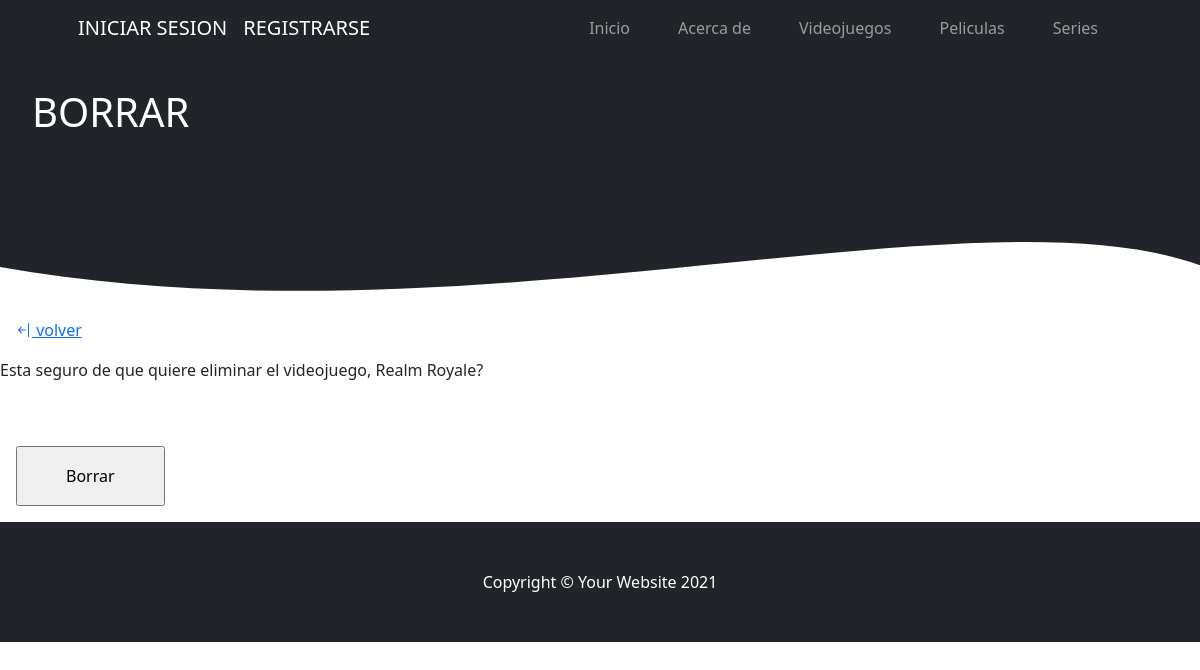
/entretenimiento/videojuegos/12/borrar, run on an earlier commit of the app's database.
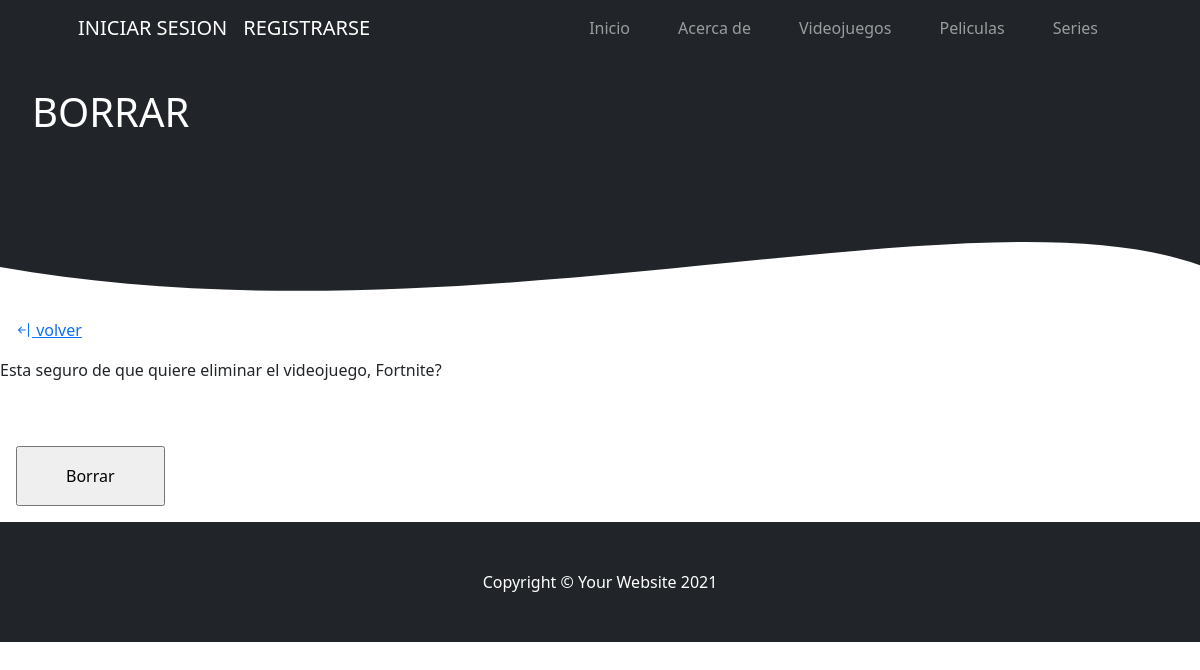
And on a later commit of the database.
### entretenimiento/models.py (models this page shows)
class VideoJuegos(models.Model):
    nombre = models.CharField(max_length=40)
    genero = models.CharField(max_length=20)
    divertido = models.BooleanField()
    def __str__(self):
        return f'{self.nombre}'

### entretenimiento/views.py (the view)
# urls.py: path('videojuegos/<int:pk>/borrar', views.BorrarVideojuego.as_view() , name='borrar_videojuego'),
class BorrarVideojuego(DeleteView):
    model = VideoJuegos
    success_url = '/entretenimiento/videojuegos/lista'

### entretenimiento/templates/entretenimiento/videojuegos_confirm_delete.html (shortened to what this page needs)
{% extends 'index/index.html' %}
{% block header_block %}
    <div style='display: felx; background-color: #212529;'>
        <h1 style='justify-content: center; color: #fff; padding: 2rem; margin: 0;'>BORRAR</h1>
    </div>
    <div style="height: 150px; overflow: hidden;" ><svg viewBox="0 0 500 150" preserveAspectRatio="none" style="height: 100%; width: 100%;"><path d="M-95.65,35.05 C144.74,263.98 442.15,-48.83 526.80,134.72 L500.00,0.00 L0.00,0.00 Z" style="stroke: none; fill: #212529;"></path></svg></div>
{% endblock header_block %}
{% block body_block %}
    <p>
        <a href={% url 'lista_videojuegos' %} style='padding: 1rem;'><i class="bi bi-arrow-bar-left"></i> volver</a>
    </p>
    <form action='' method='post'>
        Esta seguro de que quiere eliminar el videojuego, {{object}}?<br><br><br>
        <input style='padding: 1rem 3rem; margin: 1rem;' type="submit" value='Borrar'>
    </form>
{% endblock body_block %}

What changed in the data, as far as the page shows it:
changed VideoJuegos: nombre "Realm Royale" → "Fortnite"
